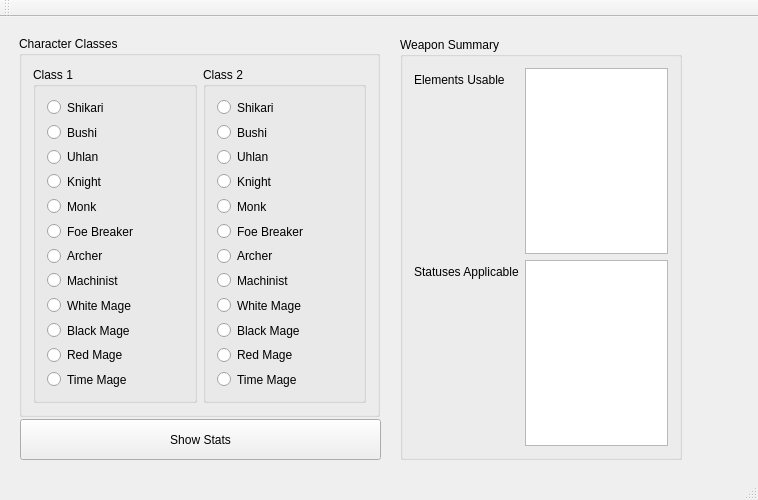
<?xml version="1.0" encoding="UTF-8"?>
<ui version="4.0">
 <class>MainWindow</class>
 <widget class="QMainWindow" name="MainWindow">
  <property name="geometry">
   <rect>
    <x>0</x>
    <y>0</y>
    <width>758</width>
    <height>500</height>
   </rect>
  </property>
  <property name="windowTitle">
   <string>Final Fantasy XII - The Zodiac Age: Weapon Loadout</string>
  </property>
  <widget class="QWidget" name="centralWidget">
   <widget class="QGroupBox" name="characterGpBox">
    <property name="geometry">
     <rect>
      <x>19</x>
      <y>19</y>
      <width>361</width>
      <height>381</height>
     </rect>
    </property>
    <property name="title">
     <string>Character Classes</string>
    </property>
    <layout class="QHBoxLayout" name="horizontalLayout">
     <item>
      <widget class="QGroupBox" name="class1GpBox">
       <property name="title">
        <string>Class 1</string>
       </property>
       <layout class="QFormLayout" name="formLayout_2">
        <property name="fieldGrowthPolicy">
         <enum>QFormLayout::AllNonFixedFieldsGrow</enum>
        </property>
        <item row="0" column="0">
         <widget class="QRadioButton" name="shikariRadBtn1">
          <property name="text">
           <string>Shikari</string>
          </property>
         </widget>
        </item>
        <item row="1" column="0">
         <widget class="QRadioButton" name="bushiRadBtn1">
          <property name="text">
           <string>Bushi</string>
          </property>
         </widget>
        </item>
        <item row="2" column="0">
         <widget class="QRadioButton" name="uhlanRadBtn1">
          <property name="text">
           <string>Uhlan</string>
          </property>
         </widget>
        </item>
        <item row="3" column="0">
         <widget class="QRadioButton" name="knightRadBtn1">
          <property name="text">
           <string>Knight</string>
          </property>
         </widget>
        </item>
        <item row="4" column="0">
         <widget class="QRadioButton" name="monkRadBtn1">
          <property name="text">
           <string>Monk</string>
          </property>
         </widget>
        </item>
        <item row="5" column="0">
         <widget class="QRadioButton" name="foeBreakerRadBtn1">
          <property name="text">
           <string>Foe Breaker</string>
          </property>
         </widget>
        </item>
        <item row="6" column="0">
         <widget class="QRadioButton" name="archerRadBtn1">
          <property name="text">
           <string>Archer</string>
          </property>
         </widget>
        </item>
        <item row="7" column="0">
         <widget class="QRadioButton" name="machinistRadBtn1">
          <property name="text">
           <string>Machinist</string>
          </property>
         </widget>
        </item>
        <item row="8" column="0">
         <widget class="QRadioButton" name="wMageRadBtn1">
          <property name="text">
           <string>White Mage</string>
          </property>
         </widget>
        </item>
        <item row="9" column="0">
         <widget class="QRadioButton" name="bMageRadBtn1">
          <property name="text">
           <string>Black Mage</string>
          </property>
         </widget>
        </item>
        <item row="10" column="0">
         <widget class="QRadioButton" name="rMageRadBtn1">
          <property name="text">
           <string>Red Mage</string>
          </property>
         </widget>
        </item>
        <item row="11" column="0">
         <widget class="QRadioButton" name="tMageRadBtn1">
          <property name="text">
           <string>Time Mage</string>
          </property>
         </widget>
        </item>
       </layout>
      </widget>
     </item>
     <item>
      <widget class="QGroupBox" name="class2GpBox">
       <property name="title">
        <string>Class 2</string>
       </property>
       <layout class="QFormLayout" name="formLayout">
        <item row="0" column="0">
         <widget class="QRadioButton" name="shikariRadBtn2">
          <property name="text">
           <string>Shikari</string>
          </property>
         </widget>
        </item>
        <item row="1" column="0">
         <widget class="QRadioButton" name="bushiRadBtn2">
          <property name="text">
           <string>Bushi</string>
          </property>
         </widget>
        </item>
        <item row="2" column="0">
         <widget class="QRadioButton" name="uhlanRadBtn2">
          <property name="text">
           <string>Uhlan</string>
          </property>
         </widget>
        </item>
        <item row="3" column="0">
         <widget class="QRadioButton" name="knightRadBtn2">
          <property name="text">
           <string>Knight</string>
          </property>
         </widget>
        </item>
        <item row="4" column="0">
         <widget class="QRadioButton" name="monkRadBtn2">
          <property name="text">
           <string>Monk</string>
          </property>
         </widget>
        </item>
        <item row="5" column="0">
         <widget class="QRadioButton" name="foeBreakerRadBtn2">
          <property name="text">
           <string>Foe Breaker</string>
          </property>
         </widget>
        </item>
        <item row="6" column="0">
         <widget class="QRadioButton" name="archerRadBtn2">
          <property name="text">
           <string>Archer</string>
          </property>
         </widget>
        </item>
        <item row="7" column="0">
         <widget class="QRadioButton" name="machinistRadBtn2">
          <property name="text">
           <string>Machinist</string>
          </property>
         </widget>
        </item>
        <item row="8" column="0">
         <widget class="QRadioButton" name="wMageRadBtn2">
          <property name="text">
           <string>White Mage</string>
          </property>
         </widget>
        </item>
        <item row="9" column="0">
         <widget class="QRadioButton" name="bMageRadBtn2">
          <property name="text">
           <string>Black Mage</string>
          </property>
         </widget>
        </item>
        <item row="10" column="0">
         <widget class="QRadioButton" name="rMageRadBtn2">
          <property name="text">
           <string>Red Mage</string>
          </property>
         </widget>
        </item>
        <item row="11" column="0">
         <widget class="QRadioButton" name="tMageRadBtn2">
          <property name="text">
           <string>Time Mage</string>
          </property>
         </widget>
        </item>
       </layout>
      </widget>
     </item>
    </layout>
   </widget>
   <widget class="QGroupBox" name="summaryGpBox">
    <property name="geometry">
     <rect>
      <x>400</x>
      <y>20</y>
      <width>282</width>
      <height>423</height>
     </rect>
    </property>
    <property name="title">
     <string>Weapon Summary</string>
    </property>
    <layout class="QFormLayout" name="formLayout_3">
     <property name="fieldGrowthPolicy">
      <enum>QFormLayout::AllNonFixedFieldsGrow</enum>
     </property>
     <item row="1" column="0">
      <widget class="QLabel" name="elementsLbl">
       <property name="text">
        <string>Elements Usable</string>
       </property>
      </widget>
     </item>
     <item row="2" column="0">
      <widget class="QLabel" name="statusesLbl">
       <property name="text">
        <string>Statuses Applicable</string>
       </property>
      </widget>
     </item>
     <item row="1" column="1">
      <widget class="QTextBrowser" name="elementsTxtBrowser"/>
     </item>
     <item row="2" column="1">
      <widget class="QTextBrowser" name="statusesTxtBrowser"/>
     </item>
    </layout>
   </widget>
   <widget class="QPushButton" name="pushButton">
    <property name="geometry">
     <rect>
      <x>20</x>
      <y>402</y>
      <width>361</width>
      <height>41</height>
     </rect>
    </property>
    <property name="text">
     <string>Show Stats</string>
    </property>
   </widget>
  </widget>
  <widget class="QMenuBar" name="menuBar">
   <property name="geometry">
    <rect>
     <x>0</x>
     <y>0</y>
     <width>758</width>
     <height>21</height>
    </rect>
   </property>
  </widget>
  <widget class="QToolBar" name="mainToolBar">
   <attribute name="toolBarArea">
    <enum>TopToolBarArea</enum>
   </attribute>
   <attribute name="toolBarBreak">
    <bool>false</bool>
   </attribute>
  </widget>
  <widget class="QStatusBar" name="statusBar"/>
 </widget>
 <layoutdefault spacing="6" margin="11"/>
 <resources/>
 <connections/>
</ui>
